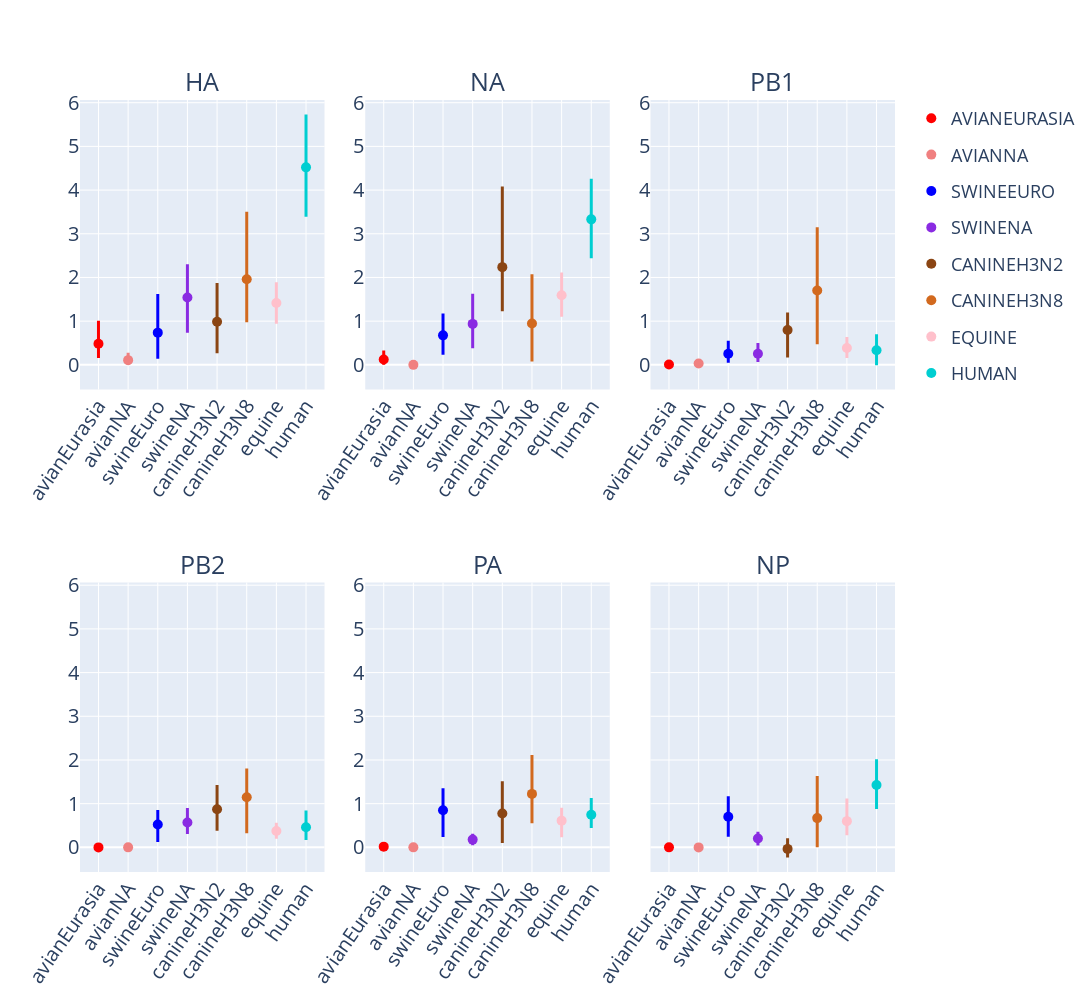

Notebook code for this chart:
### Code cell
color_and_host_order_map = {
    'avianEurasia': 'red',
    'avianNA': 'lightcoral',
    'swineEuro': 'blue',
    'swineNA': 'blueviolet',
    'canineH3N2': 'saddlebrown',
    'canineH3N8': 'chocolate',
    'equine': 'pink',
    'human': 'darkturquoise'
}

genes = list(map(str.upper, ['HA', 'NA', 'PB1', 'PB2', 'PA', "NP"]))
hosts = list(map(str.upper, [
    'avianEurasia',
    'avianNA',
    'swineEuro',
    'swineNA',
    'canineH3N2',
    'canineH3N8',
    'equine',
    'human'
]))

df_to_use = df_all.copy()
df_to_use['color'] = df_to_use['host'].map(color_and_host_order_map)

number_of_cols = 3
number_of_plots = len(genes)
number_of_rows = math.ceil(number_of_plots/number_of_cols)

fig = make_subplots(
    subplot_titles=genes,
    rows=number_of_rows, 
    cols=number_of_cols,
    shared_yaxes='all',
    vertical_spacing=0.25,
    horizontal_spacing = 0.05
)

for idx, gene in enumerate(genes):
    subset_df = df_to_use[df_to_use["gene"] == gene]
    
    
    row_idx = idx // number_of_cols + 1
    column_idx = idx % number_of_cols + 1
    
    for host in hosts:
    
        
        sub_subset_df = subset_df[subset_df["host"].str.upper() == host]
        
        if sub_subset_df.empty:
            # raise RuntimeError(f"Host: {host} was not present in gene: {gene}")
            continue
        
        fig.add_trace(
            go.Scatter(
                x=sub_subset_df["host"], 
                y=sub_subset_df["adaptive_subs_per_codon_per_year"],
                name=host,
                text=gene,
                marker=dict(
                    color=sub_subset_df["color"].values[0],
                    size=10
                ),
                mode = "markers",
                error_y=dict(
                    type = 'data',
                    array = sub_subset_df["upper_95ci"] - sub_subset_df["adaptive_subs_per_codon_per_year"],
                    arrayminus = sub_subset_df["adaptive_subs_per_codon_per_year"] - sub_subset_df["lower_95ci"],
                    visible = True,
                    color = sub_subset_df["color"].values[0],
                    width=0,
                    thickness=3
                ),
                legendgroup=host,
                showlegend= idx == 1
            ),
            #where it adds data
            row = row_idx, 
            col = column_idx
        )
        
    #this makes the tick labels show for all plots
    getattr(fig.layout, 'yaxis' if idx == 0 else f'yaxis{idx}').showticklabels = True


    #this makes the title appear next to each row
    # if row_idx == 1:
    #     getattr(fig.layout, 'yaxis' if idx == 0 else f'yaxis{idx}').title = r'Adaptive Muts per Codon<br>per Year (x10^-3)'
        
fig.update_annotations(font_size=25)
            
fig.update_layout(
    font_size=18,
    width=1600,
    height=1000
)
fig.update_xaxes(tickangle=-55, tickfont_size=20)
fig.update_yaxes(tickfont_size=20)
# fig.add_hline(y=1.17, line_width=1, line_dash="dash", line_color="black")
    
fig.show()

### Figure 1 — Plotly figure (JSON) as saved in the notebook; plotly's stock layout.template omitted (floating-point values rounded to 4 significant figures)
{"data": [{"error_y": {"array": [0.525], "arrayminus": [0.3272], "color": "red", "thickness": 3, "type": "data", "visible": true, "width": 0}, "legendgroup": "AVIANEURASIA", "marker": {"color": "red", "size": 10}, "mode": "markers", "name": "AVIANEURASIA", "showlegend": false, "text": "HA", "type": "scatter", "x": ["avianEurasia"], "xaxis": "x", "y": [0.4822], "yaxis": "y"}, {"error_y": {"array": [0.1698], "arrayminus": [0.1079], "color": "lightcoral", "thickness": 3, "type": "data", "visible": true, "width": 0}, "legendgroup": "AVIANNA", "marker": {"color": "lightcoral", "size": 10}, "mode": "markers", "name": "AVIANNA", "showlegend": false, "text": "HA", "type": "scatter", "x": ["avianNA"], "xaxis": "x", "y": [0.1079], "yaxis": "y"}, {"error_y": {"array": [0.8867], "arrayminus": [0.5992], "color": "blue", "thickness": 3, "type": "data", "visible": true, "width": 0}, "legendgroup": "SWINEEURO", "marker": {"color": "blue", "size": 10}, "mode": "markers", "name": "SWINEEURO", "showlegend": false, "text": "HA", "type": "scatter", "x": ["swineEuro"], "xaxis": "x", "y": [0.737], "yaxis": "y"}, {"error_y": {"array": [0.7588], "arrayminus": [0.8097], "color": "blueviolet", "thickness": 3, "type": "data", "visible": true, "width": 0}, "legendgroup": "SWINENA", "marker": {"color": "blueviolet", "size": 10}, "mode": "markers", "name": "SWINENA", "showlegend": false, "text": "HA", "type": "scatter", "x": ["swineNA"], "xaxis": "x", "y": [1.543], "yaxis": "y"}, {"error_y": {"array": [0.8846], "arrayminus": [0.7197], "color": "saddlebrown", "thickness": 3, "type": "data", "visible": true, "width": 0}, "legendgroup": "CANINEH3N2", "marker": {"color": "saddlebrown", "size": 10}, "mode": "markers", "name": "CANINEH3N2", "showlegend": false, "text": "HA", "type": "scatter", "x": ["canineH3N2"], "xaxis": "x", "y": [0.9883], "yaxis": "y"}, {"error_y": {"array": [1.546], "arrayminus": [0.9836], "color": "chocolate", "thickness": 3, "type": "data", "visible": true, "width": 0}, "legendgroup": "CANINEH3N8", "marker": {"color": "chocolate", "size": 10}, "mode": "markers", "name": "CANINEH3N8", "showlegend": false, "text": "HA", "type": "scatter", "x": ["canineH3N8"], "xaxis": "x", "y": [1.958], "yaxis": "y"}, {"error_y": {"array": [0.4765], "arrayminus": [0.474], "color": "pink", "thickness": 3, "type": "data", "visible": true, "width": 0}, "legendgroup": "EQUINE", "marker": {"color": "pink", "size": 10}, "mode": "markers", "name": "EQUINE", "showlegend": false, "text": "HA", "type": "scatter", "x": ["equine"], "xaxis": "x", "y": [1.415], "yaxis": "y"}, {"error_y": {"array": [1.211], "arrayminus": [1.132], "color": "darkturquoise", "thickness": 3, "type": "data", "visible": true, "width": 0}, "legendgroup": "HUMAN", "marker": {"color": "darkturquoise", "size": 10}, "mode": "markers", "name": "HUMAN", "showlegend": false, "text": "HA", "type": "scatter", "x": ["human"], "xaxis": "x", "y": [4.52], "yaxis": "y"}, {"error_y": {"array": [0.2062], "arrayminus": [0.1198], "color": "red", "thickness": 3, "type": "data", "visible": true, "width": 0}, "legendgroup": "AVIANEURASIA", "marker": {"color": "red", "size": 10}, "mode": "markers", "name": "AVIANEURASIA", "showlegend": true, "text": "NA", "type": "scatter", "x": ["avianEurasia"], "xaxis": "x2", "y": [0.121], "yaxis": "y2"}, {"error_y": {"array": [0.0004144], "arrayminus": [0.001969], "color": "lightcoral", "thickness": 3, "type": "data", "visible": true, "width": 0}, "legendgroup": "AVIANNA", "marker": {"color": "lightcoral", "size": 10}, "mode": "markers", "name": "AVIANNA", "showlegend": true, "text": "NA", "type": "scatter", "x": ["avianNA"], "xaxis": "x2", "y": [-0.0001453], "yaxis": "y2"}, {"error_y": {"array": [0.499], "arrayminus": [0.444], "color": "blue", "thickness": 3, "type": "data", "visible": true, "width": 0}, "legendgroup": "SWINEEURO", "marker": {"color": "blue", "size": 10}, "mode": "markers", "name": "SWINEEURO", "showlegend": true, "text": "NA", "type": "scatter", "x": ["swineEuro"], "xaxis": "x2", "y": [0.6756], "yaxis": "y2"}, {"error_y": {"array": [0.6929], "arrayminus": [0.5556], "color": "blueviolet", "thickness": 3, "type": "data", "visible": true, "width": 0}, "legendgroup": "SWINENA", "marker": {"color": "blueviolet", "size": 10}, "mode": "markers", "name": "SWINENA", "showlegend": true, "text": "NA", "type": "scatter", "x": ["swineNA"], "xaxis": "x2", "y": [0.9372], "yaxis": "y2"}, {"error_y": {"array": [1.845], "arrayminus": [1.008], "color": "saddlebrown", "thickness": 3, "type": "data", "visible": true, "width": 0}, "legendgroup": "CANINEH3N2", "marker": {"color": "saddlebrown", "size": 10}, "mode": "markers", "name": "CANINEH3N2", "showlegend": true, "text": "NA", "type": "scatter", "x": ["canineH3N2"], "xaxis": "x2", "y": [2.237], "yaxis": "y2"}, {"error_y": {"array": [1.128], "arrayminus": [0.8727], "color": "chocolate", "thickness": 3, "type": "data", "visible": true, "width": 0}, "legendgroup": "CANINEH3N8", "marker": {"color": "chocolate", "size": 10}, "mode": "markers", "name": "CANINEH3N8", "showlegend": true, "text": "NA", "type": "scatter", "x": ["canineH3N8"], "xaxis": "x2", "y": [0.9482], "yaxis": "y2"}, {"error_y": {"array": [0.5191], "arrayminus": [0.4918], "color": "pink", "thickness": 3, "type": "data", "visible": true, "width": 0}, "legendgroup": "EQUINE", "marker": {"color": "pink", "size": 10}, "mode": "markers", "name": "EQUINE", "showlegend": true, "text": "NA", "type": "scatter", "x": ["equine"], "xaxis": "x2", "y": [1.592], "yaxis": "y2"}, {"error_y": {"array": [0.9298], "arrayminus": [0.8912], "color": "darkturquoise", "thickness": 3, "type": "data", "visible": true, "width": 0}, "legendgroup": "HUMAN", "marker": {"color": "darkturquoise", "size": 10}, "mode": "markers", "name": "HUMAN", "showlegend": true, "text": "NA", "type": "scatter", "x": ["human"], "xaxis": "x2", "y": [3.33], "yaxis": "y2"}, {"error_y": {"array": [0.02124], "arrayminus": [0.008452], "color": "red", "thickness": 3, "type": "data", "visible": true, "width": 0}, "legendgroup": "AVIANEURASIA", "marker": {"color": "red", "size": 10}, "mode": "markers", "name": "AVIANEURASIA", "showlegend": false, "text": "PB1", "type": "scatter", "x": ["avianEurasia"], "xaxis": "x3", "y": [0.008452], "yaxis": "y3"}, {"error_y": {"array": [0.07742], "arrayminus": [0.03039], "color": "lightcoral", "thickness": 3, "type": "data", "visible": true, "width": 0}, "legendgroup": "AVIANNA", "marker": {"color": "lightcoral", "size": 10}, "mode": "markers", "name": "AVIANNA", "showlegend": false, "text": "PB1", "type": "scatter", "x": ["avianNA"], "xaxis": "x3", "y": [0.03039], "yaxis": "y3"}, {"error_y": {"array": [0.295], "arrayminus": [0.2037], "color": "blue", "thickness": 3, "type": "data", "visible": true, "width": 0}, "legendgroup": "SWINEEURO", "marker": {"color": "blue", "size": 10}, "mode": "markers", "name": "SWINEEURO", "showlegend": false, "text": "PB1", "type": "scatter", "x": ["swineEuro"], "xaxis": "x3", "y": [0.2549], "yaxis": "y3"}, {"error_y": {"array": [0.2477], "arrayminus": [0.185], "color": "blueviolet", "thickness": 3, "type": "data", "visible": true, "width": 0}, "legendgroup": "SWINENA", "marker": {"color": "blueviolet", "size": 10}, "mode": "markers", "name": "SWINENA", "showlegend": false, "text": "PB1", "type": "scatter", "x": ["swineNA"], "xaxis": "x3", "y": [0.253], "yaxis": "y3"}, {"error_y": {"array": [0.4015], "arrayminus": [0.6283], "color": "saddlebrown", "thickness": 3, "type": "data", "visible": true, "width": 0}, "legendgroup": "CANINEH3N2", "marker": {"color": "saddlebrown", "size": 10}, "mode": "markers", "name": "CANINEH3N2", "showlegend": false, "text": "PB1", "type": "scatter", "x": ["canineH3N2"], "xaxis": "x3", "y": [0.7978], "yaxis": "y3"}, {"error_y": {"array": [1.449], "arrayminus": [1.232], "color": "chocolate", "thickness": 3, "type": "data", "visible": true, "width": 0}, "legendgroup": "CANINEH3N8", "marker": {"color": "chocolate", "size": 10}, "mode": "markers", "name": "CANINEH3N8", "showlegend": false, "text": "PB1", "type": "scatter", "x": ["canineH3N8"], "xaxis": "x3", "y": [1.702], "yaxis": "y3"}, {"error_y": {"array": [0.2506], "arrayminus": [0.2284], "color": "pink", "thickness": 3, "type": "data", "visible": true, "width": 0}, "legendgroup": "EQUINE", "marker": {"color": "pink", "size": 10}, "mode": "markers", "name": "EQUINE", "showlegend": false, "text": "PB1", "type": "scatter", "x": ["equine"], "xaxis": "x3", "y": [0.3876], "yaxis": "y3"}, {"error_y": {"array": [0.3684], "arrayminus": [0.3429], "color": "darkturquoise", "thickness": 3, "type": "data", "visible": true, "width": 0}, "legendgroup": "HUMAN", "marker": {"color": "darkturquoise", "size": 10}, "mode": "markers", "name": "HUMAN", "showlegend": false, "text": "PB1", "type": "scatter", "x": ["human"], "xaxis": "x3", "y": [0.3343], "yaxis": "y3"}, {"error_y": {"array": [0.001112], "arrayminus": [0.002382], "color": "red", "thickness": 3, "type": "data", "visible": true, "width": 0}, "legendgroup": "AVIANEURASIA", "marker": {"color": "red", "size": 10}, "mode": "markers", "name": "AVIANEURASIA", "showlegend": false, "text": "PB2", "type": "scatter", "x": ["avianEurasia"], "xaxis": "x4", "y": [-0.001112], "yaxis": "y4"}, {"error_y": {"array": [0.00204], "arrayminus": [0.0006084], "color": "lightcoral", "thickness": 3, "type": "data", "visible": true, "width": 0}, "legendgroup": "AVIANNA", "marker": {"color": "lightcoral", "size": 10}, "mode": "markers", "name": "AVIANNA", "showlegend": false, "text": "PB2", "type": "scatter", "x": ["avianNA"], "xaxis": "x4", "y": [0.0006084], "yaxis": "y4"}, {"error_y": {"array": [0.3278], "arrayminus": [0.4008], "color": "blue", "thickness": 3, "type": "data", "visible": true, "width": 0}, "legendgroup": "SWINEEURO", "marker": {"color": "blue", "size": 10}, "mode": "markers", "name": "SWINEEURO", "showlegend": false, "text": "PB2", "type": "scatter", "x": ["swineEuro"], "xaxis": "x4", "y": [0.525], "yaxis": "y4"}, {"error_y": {"array": [0.3321], "arrayminus": [0.2629], "color": "blueviolet", "thickness": 3, "type": "data", "visible": true, "width": 0}, "legendgroup": "SWINENA", "marker": {"color": "blueviolet", "size": 10}, "mode": "markers", "name": "SWINENA", "showlegend": false, "text": "PB2", "type": "scatter", "x": ["swineNA"], "xaxis": "x4", "y": [0.5689], "yaxis": "y4"}, {"error_y": {"array": [0.554], "arrayminus": [0.492], "color": "saddlebrown", "thickness": 3, "type": "data", "visible": true, "width": 0}, "legendgroup": "CANINEH3N2", "marker": {"color": "saddlebrown", "size": 10}, "mode": "markers", "name": "CANINEH3N2", "showlegend": false, "text": "PB2", "type": "scatter", "x": ["canineH3N2"], "xaxis": "x4", "y": [0.874], "yaxis": "y4"}, {"error_y": {"array": [0.6608], "arrayminus": [0.8204], "color": "chocolate", "thickness": 3, "type": "data", "visible": true, "width": 0}, "legendgroup": "CANINEH3N8", "marker": {"color": "chocolate", "size": 10}, "mode": "markers", "name": "CANINEH3N8", "showlegend": false, "text": "PB2", "type": "scatter", "x": ["canineH3N8"], "xaxis": "x4", "y": [1.146], "yaxis": "y4"}, {"error_y": {"array": [0.1922], "arrayminus": [0.1768], "color": "pink", "thickness": 3, "type": "data", "visible": true, "width": 0}, "legendgroup": "EQUINE", "marker": {"color": "pink", "size": 10}, "mode": "markers", "name": "EQUINE", "showlegend": false, "text": "PB2", "type": "scatter", "x": ["equine"], "xaxis": "x4", "y": [0.3731], "yaxis": "y4"}, {"error_y": {"array": [0.3851], "arrayminus": [0.2909], "color": "darkturquoise", "thickness": 3, "type": "data", "visible": true, "width": 0}, "legendgroup": "HUMAN", "marker": {"color": "darkturquoise", "size": 10}, "mode": "markers", "name": "HUMAN", "showlegend": false, "text": "PB2", "type": "scatter", "x": ["human"], "xaxis": "x4", "y": [0.4591], "yaxis": "y4"}, {"error_y": {"array": [0.07076], "arrayminus": [0.01651], "color": "red", "thickness": 3, "type": "data", "visible": true, "width": 0}, "legendgroup": "AVIANEURASIA", "marker": {"color": "red", "size": 10}, "mode": "markers", "name": "AVIANEURASIA", "showlegend": false, "text": "PA", "type": "scatter", "x": ["avianEurasia"], "xaxis": "x5", "y": [0.01651], "yaxis": "y5"}, {"error_y": {"array": [1.777e-05], "arrayminus": [0], "color": "lightcoral", "thickness": 3, "type": "data", "visible": true, "width": 0}, "legendgroup": "AVIANNA", "marker": {"color": "lightcoral", "size": 10}, "mode": "markers", "name": "AVIANNA", "showlegend": false, "text": "PA", "type": "scatter", "x": ["avianNA"], "xaxis": "x5", "y": [0], "yaxis": "y5"}, {"error_y": {"array": [0.5025], "arrayminus": [0.6134], "color": "blue", "thickness": 3, "type": "data", "visible": true, "width": 0}, "legendgroup": "SWINEEURO", "marker": {"color": "blue", "size": 10}, "mode": "markers", "name": "SWINEEURO", "showlegend": false, "text": "PA", "type": "scatter", "x": ["swineEuro"], "xaxis": "x5", "y": [0.8506], "yaxis": "y5"}, {"error_y": {"array": [0.135], "arrayminus": [0.1307], "color": "blueviolet", "thickness": 3, "type": "data", "visible": true, "width": 0}, "legendgroup": "SWINENA", "marker": {"color": "blueviolet", "size": 10}, "mode": "markers", "name": "SWINENA", "showlegend": false, "text": "PA", "type": "scatter", "x": ["swineNA"], "xaxis": "x5", "y": [0.1776], "yaxis": "y5"}, {"error_y": {"array": [0.7377], "arrayminus": [0.675], "color": "saddlebrown", "thickness": 3, "type": "data", "visible": true, "width": 0}, "legendgroup": "CANINEH3N2", "marker": {"color": "saddlebrown", "size": 10}, "mode": "markers", "name": "CANINEH3N2", "showlegend": false, "text": "PA", "type": "scatter", "x": ["canineH3N2"], "xaxis": "x5", "y": [0.776], "yaxis": "y5"}, {"error_y": {"array": [0.8884], "arrayminus": [0.6703], "color": "chocolate", "thickness": 3, "type": "data", "visible": true, "width": 0}, "legendgroup": "CANINEH3N8", "marker": {"color": "chocolate", "size": 10}, "mode": "markers", "name": "CANINEH3N8", "showlegend": false, "text": "PA", "type": "scatter", "x": ["canineH3N8"], "xaxis": "x5", "y": [1.223], "yaxis": "y5"}, {"error_y": {"array": [0.2969], "arrayminus": [0.3801], "color": "pink", "thickness": 3, "type": "data", "visible": true, "width": 0}, "legendgroup": "EQUINE", "marker": {"color": "pink", "size": 10}, "mode": "markers", "name": "EQUINE", "showlegend": false, "text": "PA", "type": "scatter", "x": ["equine"], "xaxis": "x5", "y": [0.6117], "yaxis": "y5"}, {"error_y": {"array": [0.385], "arrayminus": [0.304], "color": "darkturquoise", "thickness": 3, "type": "data", "visible": true, "width": 0}, "legendgroup": "HUMAN", "marker": {"color": "darkturquoise", "size": 10}, "mode": "markers", "name": "HUMAN", "showlegend": false, "text": "PA", "type": "scatter", "x": ["human"], "xaxis": "x5", "y": [0.7446], "yaxis": "y5"}, {"error_y": {"array": [0.0008441], "arrayminus": [0], "color": "red", "thickness": 3, "type": "data", "visible": true, "width": 0}, "legendgroup": "AVIANEURASIA", "marker": {"color": "red", "size": 10}, "mode": "markers", "name": "AVIANEURASIA", "showlegend": false, "text": "NP", "type": "scatter", "x": ["avianEurasia"], "xaxis": "x6", "y": [0], "yaxis": "y6"}, {"error_y": {"array": [0.0007699], "arrayminus": [0.001651], "color": "lightcoral", "thickness": 3, "type": "data", "visible": true, "width": 0}, "legendgroup": "AVIANNA", "marker": {"color": "lightcoral", "size": 10}, "mode": "markers", "name": "AVIANNA", "showlegend": false, "text": "NP", "type": "scatter", "x": ["avianNA"], "xaxis": "x6", "y": [-0.0007699], "yaxis": "y6"}, {"error_y": {"array": [0.4704], "arrayminus": [0.457], "color": "blue", "thickness": 3, "type": "data", "visible": true, "width": 0}, "legendgroup": "SWINEEURO", "marker": {"color": "blue", "size": 10}, "mode": "markers", "name": "SWINEEURO", "showlegend": false, "text": "NP", "type": "scatter", "x": ["swineEuro"], "xaxis": "x6", "y": [0.6996], "yaxis": "y6"}, {"error_y": {"array": [0.1534], "arrayminus": [0.1633], "color": "blueviolet", "thickness": 3, "type": "data", "visible": true, "width": 0}, "legendgroup": "SWINENA", "marker": {"color": "blueviolet", "size": 10}, "mode": "markers", "name": "SWINENA", "showlegend": false, "text": "NP", "type": "scatter", "x": ["swineNA"], "xaxis": "x6", "y": [0.2034], "yaxis": "y6"}, {"error_y": {"array": [0.2424], "arrayminus": [0.1978], "color": "saddlebrown", "thickness": 3, "type": "data", "visible": true, "width": 0}, "legendgroup": "CANINEH3N2", "marker": {"color": "saddlebrown", "size": 10}, "mode": "markers", "name": "CANINEH3N2", "showlegend": false, "text": "NP", "type": "scatter", "x": ["canineH3N2"], "xaxis": "x6", "y": [-0.03467], "yaxis": "y6"}, {"error_y": {"array": [0.9612], "arrayminus": [0.6697], "color": "chocolate", "thickness": 3, "type": "data", "visible": true, "width": 0}, "legendgroup": "CANINEH3N8", "marker": {"color": "chocolate", "size": 10}, "mode": "markers", "name": "CANINEH3N8", "showlegend": false, "text": "NP", "type": "scatter", "x": ["canineH3N8"], "xaxis": "x6", "y": [0.6697], "yaxis": "y6"}, {"error_y": {"array": [0.5184], "arrayminus": [0.3221], "color": "pink", "thickness": 3, "type": "data", "visible": true, "width": 0}, "legendgroup": "EQUINE", "marker": {"color": "pink", "size": 10}, "mode": "markers", "name": "EQUINE", "showlegend": false, "text": "NP", "type": "scatter", "x": ["equine"], "xaxis": "x6", "y": [0.6003], "yaxis": "y6"}, {"error_y": {"array": [0.5905], "arrayminus": [0.5481], "color": "darkturquoise", "thickness": 3, "type": "data", "visible": true, "width": 0}, "legendgroup": "HUMAN", "marker": {"color": "darkturquoise", "size": 10}, "mode": "markers", "name": "HUMAN", "showlegend": false, "text": "NP", "type": "scatter", "x": ["human"], "xaxis": "x6", "y": [1.426], "yaxis": "y6"}], "layout": {"annotations": [{"font": {"size": 25}, "showarrow": false, "text": "HA", "x": 0.15, "xanchor": "center", "xref": "paper", "y": 1, "yanchor": "bottom", "yref": "paper"}, {"font": {"size": 25}, "showarrow": false, "text": "NA", "x": 0.5, "xanchor": "center", "xref": "paper", "y": 1, "yanchor": "bottom", "yref": "paper"}, {"font": {"size": 25}, "showarrow": false, "text": "PB1", "x": 0.85, "xanchor": "center", "xref": "paper", "y": 1, "yanchor": "bottom", "yref": "paper"}, {"font": {"size": 25}, "showarrow": false, "text": "PB2", "x": 0.15, "xanchor": "center", "xref": "paper", "y": 0.375, "yanchor": "bottom", "yref": "paper"}, {"font": {"size": 25}, "showarrow": false, "text": "PA", "x": 0.5, "xanchor": "center", "xref": "paper", "y": 0.375, "yanchor": "bottom", "yref": "paper"}, {"font": {"size": 25}, "showarrow": false, "text": "NP", "x": 0.85, "xanchor": "center", "xref": "paper", "y": 0.375, "yanchor": "bottom", "yref": "paper"}], "font": {"size": 18}, "height": 1000, "width": 1600, "xaxis": {"anchor": "y", "autorange": true, "domain": [0, 0.3], "range": [-0.5328, 7.533], "tickangle": -55, "tickfont": {"size": 20}, "type": "category"}, "xaxis2": {"anchor": "y2", "autorange": true, "domain": [0.35, 0.65], "range": [-0.5328, 7.533], "tickangle": -55, "tickfont": {"size": 20}, "type": "category"}, "xaxis3": {"anchor": "y3", "autorange": true, "domain": [0.7, 1], "range": [-0.5328, 7.533], "tickangle": -55, "tickfont": {"size": 20}, "type": "category"}, "xaxis4": {"anchor": "y4", "autorange": true, "domain": [0, 0.3], "range": [-0.5328, 7.533], "tickangle": -55, "tickfont": {"size": 20}, "type": "category"}, "xaxis5": {"anchor": "y5", "autorange": true, "domain": [0.35, 0.65], "range": [-0.5328, 7.533], "tickangle": -55, "tickfont": {"size": 20}, "type": "category"}, "xaxis6": {"anchor": "y6", "autorange": true, "domain": [0.7, 1], "range": [-0.5328, 7.533], "tickangle": -55, "tickfont": {"size": 20}, "type": "category"}, "yaxis": {"anchor": "x", "autorange": true, "domain": [0.625, 1], "matches": "y4", "range": [-0.5638, 6.062], "showticklabels": true, "tickfont": {"size": 20}, "type": "linear"}, "yaxis2": {"anchor": "x2", "autorange": true, "domain": [0.625, 1], "matches": "y4", "range": [-0.5638, 6.062], "showticklabels": true, "tickfont": {"size": 20}, "type": "linear"}, "yaxis3": {"anchor": "x3", "autorange": true, "domain": [0.625, 1], "matches": "y4", "range": [-0.5638, 6.062], "showticklabels": true, "tickfont": {"size": 20}, "type": "linear"}, "yaxis4": {"anchor": "x4", "autorange": true, "domain": [0, 0.375], "range": [-0.5638, 6.062], "showticklabels": true, "tickfont": {"size": 20}, "type": "linear"}, "yaxis5": {"anchor": "x5", "autorange": true, "domain": [0, 0.375], "matches": "y4", "range": [-0.5638, 6.062], "showticklabels": true, "tickfont": {"size": 20}, "type": "linear"}, "yaxis6": {"anchor": "x6", "autorange": true, "domain": [0, 0.375], "matches": "y4", "range": [-0.5638, 6.062], "showticklabels": false, "tickfont": {"size": 20}, "type": "linear"}}}
